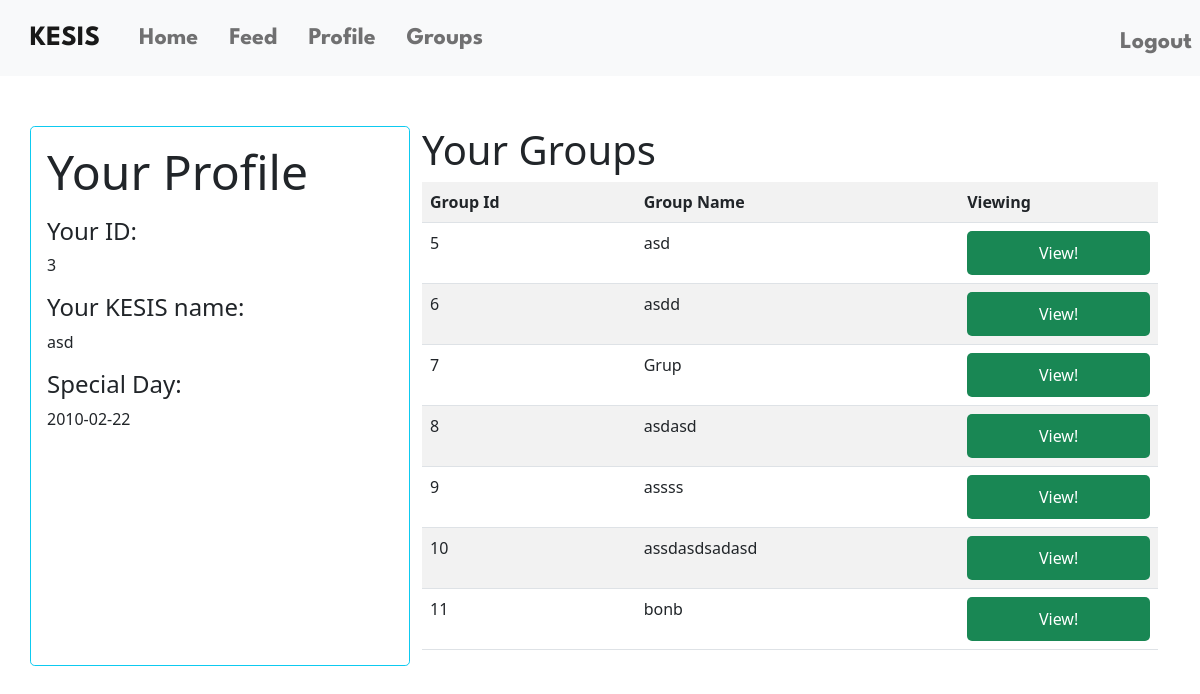
/profile (signed in), run on the app's committed database.
### tables this page shows
CREATE TABLE users (
id INTEGER PRIMARY KEY AUTOINCREMENT NOT NULL,
username TEXT NOT NULL,
hash TEXT NOT NULL,
birthday DATE NOT NULL);

CREATE TABLE groups (
group_id INTEGER PRIMARY KEY AUTOINCREMENT NOT NULL,
group_name TEXT NOT NULL,
group_pass TEXT NOT NULL);

### app.py (the view)
@app.route("/profile", methods=["GET"])
@login_required
def profile():
    if request.method == "GET":
        users_information = db.execute("SELECT id as 'Your ID: ', username as 'Your KESIS name: ', birthday AS 'Special Day:' FROM users WHERE id = ? ", session["user_id"])
        users_groups = db.execute("SELECT group_id, group_name FROM groups WHERE group_id IN (SELECT group_id FROM group_members WHERE user_id = ?)", session["user_id"])
        return render_template("profile.html", users_groups=users_groups, users_information=users_information)

### app.py (called while the page is built)
@app.after_request
def after_request(response):
    response.headers["Cache-Control"] = "no-cache, no-store, must-revalidate"
    response.headers["Expires"] = 0
    response.headers["Pragma"] = "no-cache"
    return response

### helpers.py (called while the page is built)
def login_required(f):
    @wraps(f)
    def decorated_function(*args, **kwargs):
        if session.get("user_id") is None:
            return redirect("/login")
        return f(*args, **kwargs)
    return decorated_function

### templates/profile.html (shortened to what this page needs)
{% extends "layout.html" %}
{% block main %}
<div class="container">
    <div class="row">
        <div class="col-4 p-3 bg-light bg-opacity-10 border border-info rounded-3">
            <p class="display-5"> Your Profile</p>
            <div class="row">
                <div class="col-8">
                  <div data-bs-spy="scroll" data-bs-target="#list-example" data-bs-smooth-scroll="true" class="scrollspy-example" tabindex="0">
                    {% for dict in users_information%}
                        {% for key in dict.keys()%}
                            <h4 id="list-item-1"> {{key}}</h4>
                            <p> {{dict[key]}}</p>
                        {% endfor %}
                    {% endfor %}
                  </div>
                </div>
              </div>
        </div>
        <div class = "col-8">
            <h1 class="display-6"> Your Groups</h1>
            <table class="table table-striped">
                <tr>
                    <th>Group Id</th>
                    <th>Group Name</th>
                    <th>Viewing</th>
                </tr>
                {%for group in users_groups%}
                    <tr>
                        {%for data in group.values()%}
                            <td>
                                {{data}}
                            </td>
                        {%endfor%}
                        <td>
                            <button type="button" name = "view" value = "{{group.values['group_id']}}" class="btn btn-success">View!</button>
                        </td>
                    </tr>
                {%endfor%}
            </table>
        </div>
    </div>
</div>
{% endblock %}

### templates/layout.html (shortened to what this page needs)
<!DOCTYPE html>
<html lang="en">
    <head>
        <link href="https://cdn.jsdelivr.net/npm/bootstrap@5.1.3/dist/css/bootstrap.min.css" rel="stylesheet">
        <link href="/static/styles.css" rel="stylesheet">
    </head>
    <body>
        <nav class="navbar navbar-expand-lg navbar-light bg-light">
            <a class="navbar-brand fs-3" class="leauge" href="/"> KESIS</a>
            <div class="collapse navbar-collapse" id="navbarNav">
                {% if session["user_id"] %}
                    <ul class="navbar-nav ml-auto">
                        <li class="nav-item active">
                            <a class="nav-link fs-4" href="/">Home</a>
                        </li>
                        <li class="nav-item active">
                            <a class="nav-link fs-4" href="/feed">Feed</a>
                        </li>
                        <li class="nav-item fs-4">
                            <a class="nav-link" href="/profile">Profile</a>
                        </li>
                        <li class="nav-item fs-4">
                            <a class="nav-link" href="/groups">Groups</a>
                        </li>
                    </ul>
                    <ul class="navbar-nav ms-auto mt-2">
                        <li class="nav-item fs-4">
                            <a class="nav-link" href="/logout">Logout </a>
                        </li>
                    </ul>
                {% endif %}
            </div>
         </nav>
        <main>
            {% block main %}{% endblock %}
        </main>
    </body>
</html>

### static/styles.css (style rules this page uses)
.btn { width: 100%; padding: 10px; color: #fff; border: none; border-radius: 5px; }
.navbar { background-color: #f8f9fa; }
.navbar-brand { color: #6c757d; font-family: 'League Spartan', sans-serif; font-weight: 700; margin-left: 30px; }
.nav-link { color: #6c757d; font-family: 'League Spartan', sans-serif; font-weight: 700; margin-left: 15px; }
.container { margin-top: 50px; }

### data on the page
users: keys "Your ID:" "Your KESIS name:" "Special Day:", id "3" "asd" "2010-02-22"
groups: values "5", group_name "asd"
groups: values "6", group_name "asdd"
groups: values "7", group_name "Grup"
groups: values "8", group_name "asdasd"
groups: values "9", group_name "assss"
groups: values "10", group_name "assdasdsadasd"
groups: values "11", group_name "bonb"
